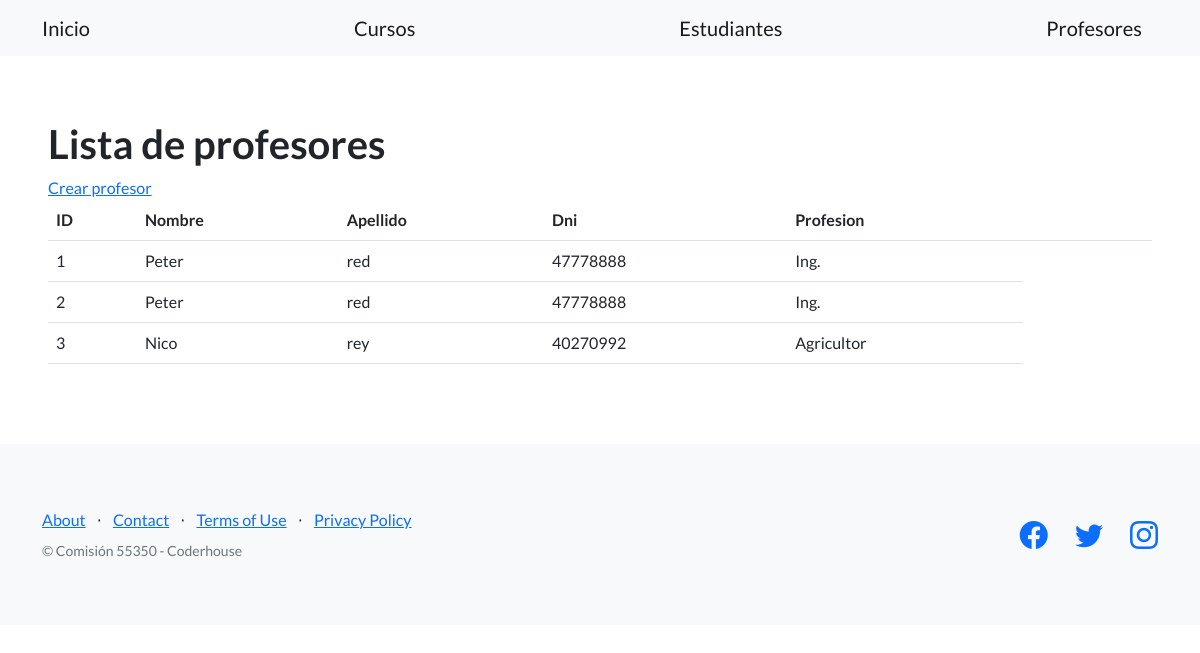
Before: /estudios/profesores/ with the older database file.
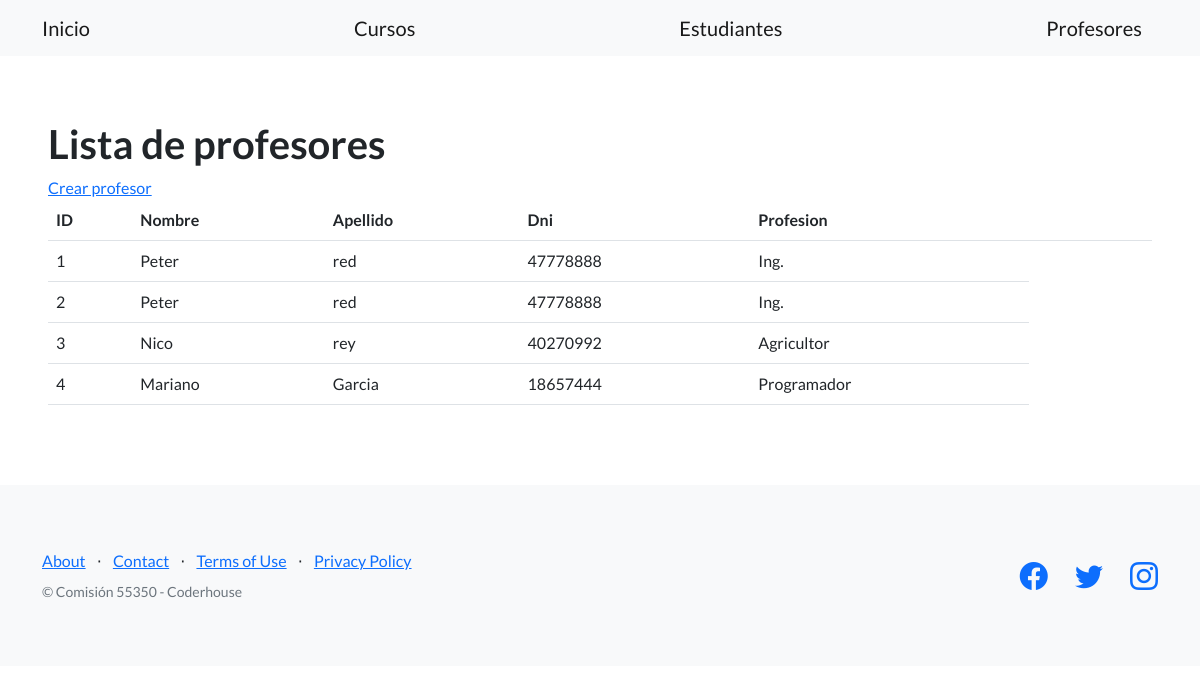
After: the same page with the newer database file.
### control_estudios/models.py (models this page shows, shortened)
class Profesor(models.Model):
    apellido = models.CharField(max_length=256)
    nombre = models.CharField(max_length=256)
    dni = models.CharField(max_length=32)
    email = models.EmailField(blank=True)
    fecha_nacimiento = models.DateField(null=True, blank=True)
    profesion = models.CharField(max_length=128)

### control_estudios/views.py (the view)
# urls.py: path("profesores/", listar_profesores, name="lista_profesores"),
def listar_profesores(request):
    contexto = {
        "profesores": Profesor.objects.all(), #hago dinamica la base de datos, puede haber datos constantes
    }
    http_response = render(
        request=request,
        template_name='control_estudios/lista_profesores.html',
        context=contexto,
    )
    return http_response

### control_estudios/templates/control_estudios/lista_profesores.html (shortened to what this page needs)
{% extends "base.html" %}
{% block contenido %}
<h1>Lista de profesores</h1>
<a href="{% url 'crear_profesor' %}">Crear profesor</a>
<br>
<table class="table">
  <tbody>
    <tr>
      <th>ID</th>
      <th>Nombre</th>
      <th>Apellido</th>
      <th>Dni</th>
      <th>Profesion</th>
      <td></td>
      <td></td>
      <td></td>
    </tr>
    {% for profesor in profesores %}
    <tr>
      <td>{{ profesor.id }}</td>
      <td>{{ profesor.nombre }}</td>
      <td>{{ profesor.apellido }}</td>
      <td>{{ profesor.dni }}</td>
      <td>{{ profesor.profesion }}</td>
    </tr>
    {% endfor %}
  </tbody>
</table>
{% endblock contenido %}

Changed rows visible on the page:
added Profesor: id "4", nombre "Mariano", apellido "Garcia", dni "18657444", profesion "Programador"
